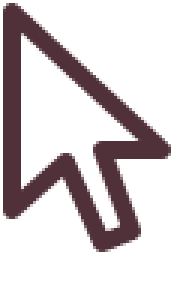
#> input picture design/art/virelai/cursor-arrow/cursor-arrow-V1R00@2x.png, 64 x 96 px (shown 3 times larger)
$ python -i mkcursormask.py   (imports and definitions only)
#> lines starting #> are read from the running program, lines starting #| are printed output that depends on the picture
#> further down, picture is the input picture: PIL image 64x96 RGBA; mean R, G, B, A 63.5, 55.8, 57.9, 103.4
#!/usr/bin/env python3
"""mkcursormask.py -- rasterize the delivered cursor set into kernel masks.

The kernel pointer is a 16x24 two-level mask (kernel/src/driving_award.zig):
'.' transparent, '#' the dark outline, 'o' the white fill. The vendored
cursor masters (`design/art/virelai/cursor-*/cursor-*-V*R*@2x.png`,
64x96 = 4x ship) reduce to that mask by 4x4 box sampling: a ship pixel is
'#' when the block's opaque pixels are predominantly dark ink, 'o' when
predominantly light, '.' when the block is mostly transparent.

Usage:
    python3 tools/art/mkcursormask.py             # vendored masters -> MASKS.TXT
    python3 tools/art/mkcursormask.py --arrow     # arrow rows only
    python3 tools/art/mkcursormask.py <png-dir>   # flat <slug>.png dir (legacy)

Masks + the vendored HOTSPOTS.md ship coordinates land in
image/art/cursors/MASKS.TXT for the cursor-shape card; the refreshed
arrow is pasted into kernel/src/driving_award.zig's cursor_mask.
"""

import re
import sys
from pathlib import Path

from PIL import Image

ROOT = Path(__file__).resolve().parents[2]
SHIP = (16, 24)

# 8.3 share name -> source slug (same mapping as adopt.py's cursor rows).
CURSORS = [
    ("CURS_PTR", "cursor-arrow"),
    ("CURS_TXT", "cursor-ibeam"),
    ("CURS_LNK", "cursor-hand"),
    ("CURS_GRB", "cursor-grab"),
    ("CURS_GRG", "cursor-grabbing"),
    ("CURS_RSX", "cursor-resize-x"),
    ("CURS_RSY", "cursor-resize-y"),
    ("CURS_XHR", "cursor-crosshair"),
    ("CURS_BSY", "cursor-busy"),
    ("CURS_NO",  "cursor-not-allowed"),
]

# design/art/virelai/HOTSPOTS.md ship (16x24) coordinates (f-artcraft #1249).
HOTSPOTS = {
    "CURS_PTR": (1, 1), "CURS_TXT": (8, 12), "CURS_LNK": (6, 2),
    "CURS_GRB": (8, 14), "CURS_GRG": (8, 14), "CURS_RSX": (8, 12),
    "CURS_RSY": (8, 12), "CURS_XHR": (8, 12), "CURS_BSY": (8, 12),
    "CURS_NO": (8, 12),
}


def mask_rows(img: Image.Image):
    img = img.convert("RGBA").resize(SHIP, Image.BOX)
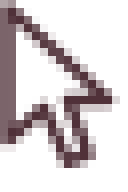
#> img: PIL image 16x24 RGBA (shown 8 times larger); mean R, G, B, A 69.2, 59.5, 61.9, 103.4; transparent parts drawn white
    rows = []
    for y in range(SHIP[1]):
        row = []
        for x in range(SHIP[0]):
            r, g, b, a = img.getpixel((x, y))
            if a < 64:
                row.append(".")
            elif (r + g + b) // 3 < 128:
                row.append("#")
            else:
                row.append("o")
        rows.append("".join(row))
#> after the loop, rows = 24 items, first 6: '##..............', '###.............', '####............', '##o##...........', '##oo##..........', '##ooo##.........'
    return rows


def master(slug):
    """The vendored master's highest-revision @2x.png."""
    d = ROOT / "design" / "art" / "virelai" / slug
    best = None
    for p in d.glob(f"{slug}-V*R*@2x.png"):
        m = re.fullmatch(rf"{re.escape(slug)}-V(\d+)R(\d+)@2x\.png", p.name)
        if m and (best is None or (m.group(1), m.group(2)) > best[0]):
            best = ((m.group(1), m.group(2)), p)
    if best is None:
        sys.exit(f"mkcursormask: no vendored master under {d}")
    return best[1]


def main():
    args = [a for a in sys.argv[1:] if a != "--arrow"]
    arrow_only = "--arrow" in sys.argv[1:]
    srcdir = Path(args[0]) if args else None

    out = [
        "# Kernel cursor masks generated by tools/art/mkcursormask.py from the",
        "# vendored f-artcraft #1249 masters; hotspots are the delivered ship",
        "# coords (design/art/virelai/HOTSPOTS.md). '#' outline, 'o' fill, '.' transparent.",
    ]
    for name, slug in CURSORS:
        src = srcdir / f"{slug}.png" if srcdir else master(slug)
        if not src.exists():
            sys.exit(f"mkcursormask: missing {src}")
        rows = mask_rows(Image.open(src))
        if arrow_only and name == "CURS_PTR":
            print("\n".join(f'    "{r}",' for r in rows))
            return
        hx, hy = HOTSPOTS[name]
        out += [f"", f"[{name}] hotspot={hx},{hy}"]
        out += rows
    dst = ROOT / "image/art/cursors/MASKS.TXT"
    dst.write_text("\n".join(out) + "\n")
    print(f"mkcursormask: wrote {dst}")


# [2 lines not run here, left out]

>>> from PIL import Image
>>> picture = Image.open('../../design/art/virelai/cursor-arrow/cursor-arrow-V1R00@2x.png')
>>> result = mask_rows(picture)
#> result has the same summary as rows in mask_rows
